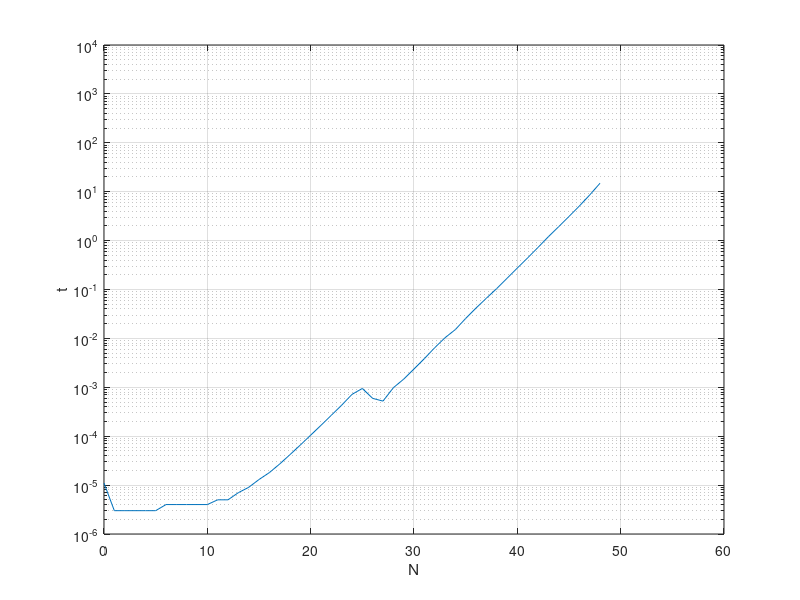

MATLAB code for this plot:
A = load('results.txt');

N = A(:, 1);
V = A(:, 2);
Fib = A(:, 3);
T = A(:, 4);

N1 = N(V == 1);
T1 = T(V == 1);
plot(N1, T1), xlabel('N'), ylabel('t')
semilogy(N1, T1), xlabel('N'), ylabel('t')
axis([0 60 10^-6 10^4]);
grid on;